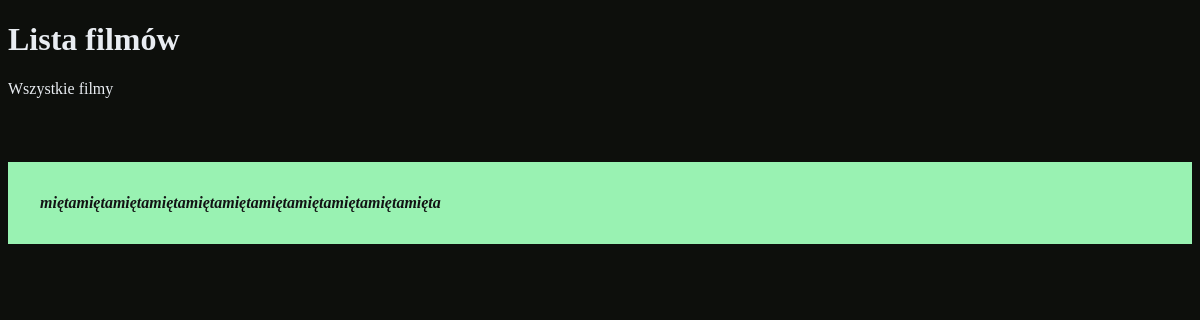
Page /main/wszystkie/ on the earlier database version.
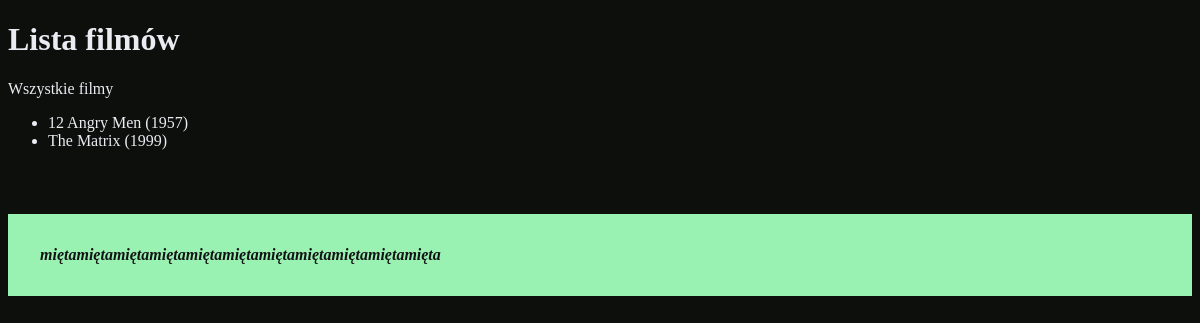
Same page on the later database version.
### main/models.py (models this page shows)
class Movie(models.Model):
    name = models.CharField(max_length=122)
    description = models.TextField(default="")
    year = models.IntegerField(null=True, blank=True)
    relaesed = models.DateField(null=True, blank=True)
    imdb_rating = models.DecimalField(null=True, blank=True, decimal_places=1, max_digits=2)
    photo = models.ImageField(null=True, blank=True, upload_to='filmowe')
    def __str__(self):
        return str(self.name) + " (" + str(self.year) + ")"

### main/views.py (the view)
# urls.py: path('wszystkie/', wszystkie_filmy),    # jeśli url localhost/main/wszystkie to do funkcji wszystkie_filmy w views
def wszystkie_filmy(request):      # każda funkcja w views przyjmuje parametr request
    zmienna44 = "mięta" * 11
    zmienna_filmy = Movie.objects.all()
    return render(request, 'lista_filmow.html', {'filmowa': zmienna_filmy, 'text44': zmienna44})

### templates/lista_filmow.html (shortened to what this page needs)
{% load static %}
<!DOCTYPE html>
<html lang="en">
<head>
    <link rel="stylesheet" href="{% static 'moj.css' %}">
</head>
<body>
<h1>Lista filmów</h1>
<p>Wszystkie filmy</p>
    <ul>
        {% for film in filmowa %}
        <li>{{ film }}</li>
        {% endfor %}
    </ul>
<p class="alert"> {{ text44 }} </p>
</body>
</html>

Differences in the rows shown:
added Movie: name+year "12 Angry Men (1957)"
added Movie: name+year "The Matrix (1999)"
